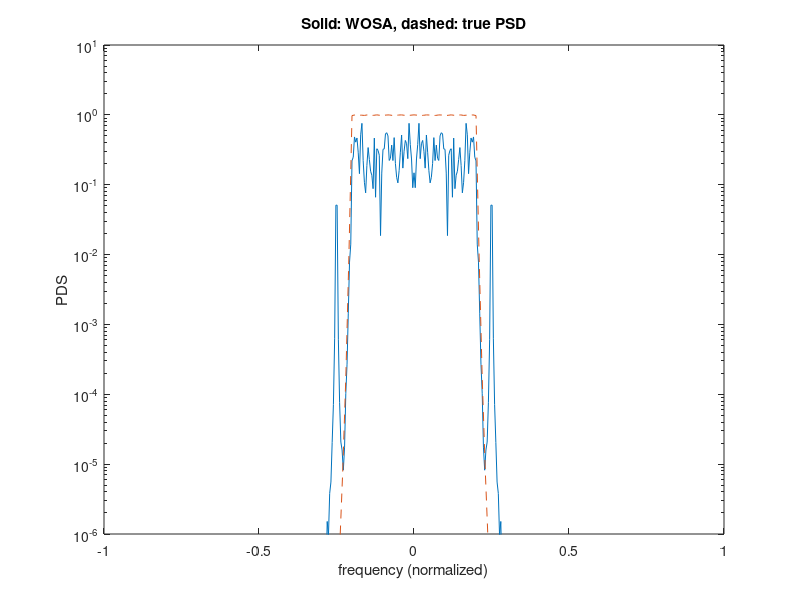

Write MATLAB code to recreate this figure.
% Matlab Code used for DSP Course class exercise 08Jan.2014
% Similar problems can be topic for oral exams
% U.Spagnolini
%
clear all

% filter design
[b,a]=cheby1(15,.1,.4/2);
w=pi*linspace(-1,1,201);
h=freqz(b,a,w);
% semilogy(w,abs(h))

% simulation parameters
Ntot=1000;
N=500;
M=Ntot/N;
f=[-(N/2):N/2-1]/(N/2); % frequency span for plot purposes

n=randn(Ntot,1);
x=filter(b,a,n);
x=x+.05*cos(pi*.25*[1:Ntot]');

win=bartlett(N); % boxcar=no-window!

for m=1:M,
    X(m,:)=fft(win.*x(1+N*(m-1):N+N*(m-1)),N)';
    X(m,:)=fftshift(X(m,:));
end
% plot(f,(1/N)*abs(X).^2,'-',w/pi,abs(h).^2,'--')
semilogy(f,(1/N)*mean(abs(X).^2),'-',w/pi,abs(h).^2,'--')
axis([-1,1,10^-6,10])
xlabel('frequency (normalized)')
ylabel('PDS')
title('Solid: WOSA, dashed: true PSD')


